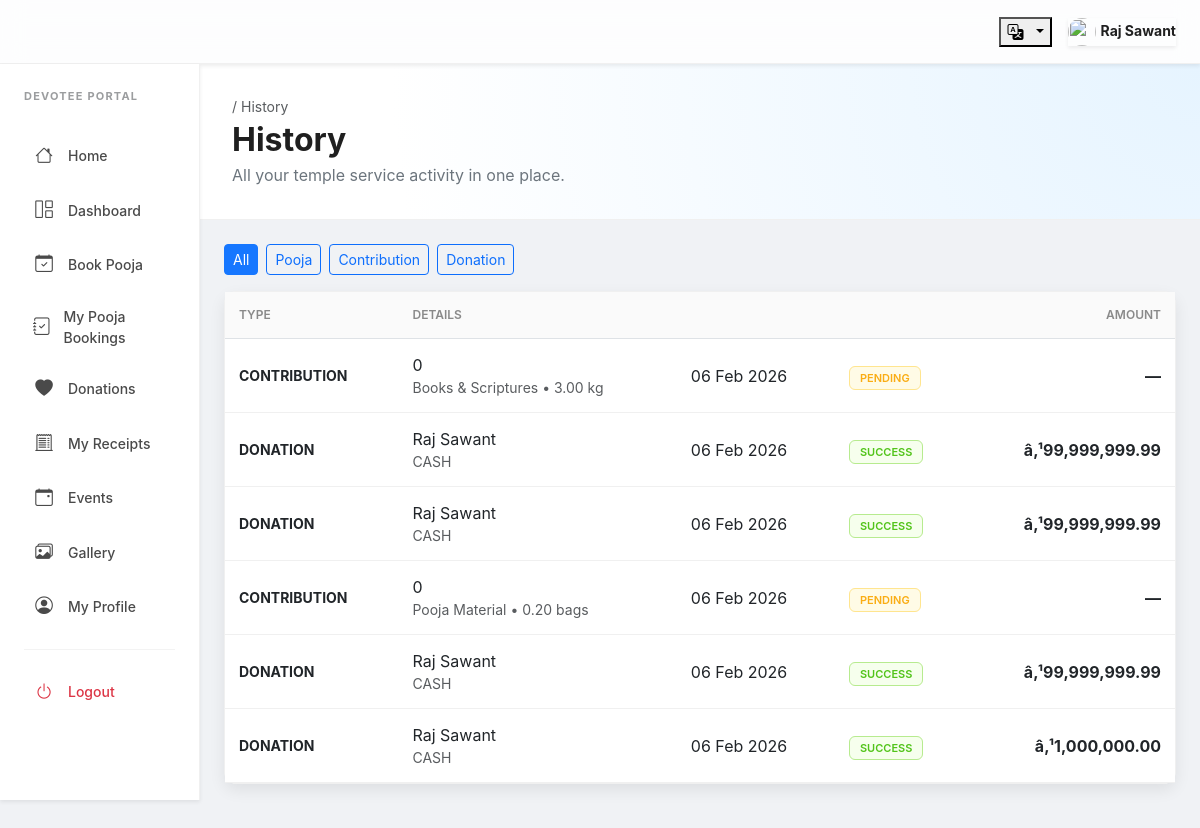
Page /users/customer/history.php (signed in) on the committed database.
### tables this page shows
CREATE TABLE `contributions` (
  `id` int(11) NOT NULL,
  `receipt_id` int(11) DEFAULT NULL,
  `added_by` int(11) DEFAULT NULL,
  `contributor_name` varchar(100) DEFAULT NULL,
  `contribution_type_id` int(11) NOT NULL,
  `title` varchar(150) NOT NULL,
  `quantity` decimal(10,2) DEFAULT NULL,
  `unit` varchar(50) DEFAULT NULL,
  `description` text DEFAULT NULL,
  `status` enum('pending','approved','rejected') DEFAULT 'pending',
  `created_at` timestamp NOT NULL DEFAULT current_timestamp()
);

CREATE TABLE `contribution_type` (
  `id` int(11) NOT NULL,
  `type` varchar(50) NOT NULL,
  `description` text DEFAULT NULL,
  `created_at` timestamp NOT NULL DEFAULT current_timestamp()
);

CREATE TABLE `payments` (
  `id` int(11) NOT NULL,
  `receipt_id` int(11) DEFAULT NULL,
  `user_id` int(11) DEFAULT NULL,
  `donor_name` varchar(100) DEFAULT NULL,
  `amount` decimal(10,2) NOT NULL,
  `note` text DEFAULT NULL,
  `payment_method` enum('upi','cash','card','netbanking') NOT NULL,
  `transaction_ref` varchar(100) DEFAULT NULL,
  `status` enum('pending','success','failed') DEFAULT 'pending',
  `created_at` timestamp NOT NULL DEFAULT current_timestamp()
);

### includes/user_avatar.php (called while the page is built, shortened)
<?php
function get_user_avatar_url(string $uploadsPrefix = ''): string
{
    $name = trim($_SESSION['user_name'] ?? 'User');
    $photo = $_SESSION['user_photo'] ?? '';
    if (!empty($photo)) {
        $prefix = $uploadsPrefix;
        return $prefix . 'uploads/users/' . basename($photo);
    }
    return 'https://ui-avatars.com/api/?name=' . urlencode($name ?: 'User') . '&background=random';
}

### includes/lang.php (called while the page is built, shortened)
<?php
$lang = $_SESSION['lang']
    ?? $_COOKIE['lang']
    ?? 'en';
$langFile = __DIR__ . "/../lang/{$lang}.php";
$t = require $langFile;

### users/customer/history.php (the view, shortened to what this page needs)
<?php
require __DIR__ . '/../../includes/lang.php';
require __DIR__ . '/../../includes/user_avatar.php';
require __DIR__ . '/../../config/db.php';
$currLang = $_SESSION['lang'] ?? 'en';
$uid = (int) ($_SESSION['user_id'] ?? 0);
$userName = $_SESSION['user_name'] ?? $t['user'];
$filter = $_GET['type'] ?? 'all';
$userPhotoUrl = get_user_avatar_url('../../');
$items = [];
if ($filter === 'all' || $filter === 'contribution') {
    $q = $con->prepare("
        SELECT c.created_at AS item_date,
               c.unit,
               c.quantity,
               c.status,
               NULL AS amount,
               c.title,
               ct.type AS subtype,
               'contribution' AS item_type
        FROM contributions c
        JOIN contribution_type ct ON ct.id = c.contribution_type_id
        WHERE c.added_by = ?
        ORDER BY c.created_at DESC
    ");
    $q->bind_param("i", $uid);
    $q->execute();
    $res = $q->get_result();
    while ($row = $res->fetch_assoc()) {
        $items[] = $row;
    }
}
if ($filter === 'all' || $filter === 'donation') {
    $q = $con->prepare("
        SELECT p.created_at AS item_date,
               p.status,
               p.amount,
               p.donor_name AS title,
               p.payment_method,
               'donation' AS item_type
        FROM payments p
        WHERE p.user_id = ?
        ORDER BY p.created_at DESC
    ");
    $q->bind_param("i", $uid);
    $q->execute();
    $res = $q->get_result();
    while ($row = $res->fetch_assoc()) {
        $items[] = $row;
    }
}
usort($items, function ($a, $b) {
    return strtotime($b['item_date']) <=> strtotime($a['item_date']);
});
?>
<!DOCTYPE html>
<html lang="<?php echo $currLang; ?>">
<head>
    <link href="https://cdn.jsdelivr.net/npm/bootstrap@5.3.0/dist/css/bootstrap.min.css" rel="stylesheet">
    <link rel="stylesheet" href="https://cdn.jsdelivr.net/npm/bootstrap-icons@1.10.5/font/bootstrap-icons.css">
    <link rel="stylesheet" href="customer-responsive.css">
</head>
<body>
    <header class="ant-header shadow-sm">
        <div class="container-fluid px-4 d-flex align-items-center justify-content-between">
            <div class="d-flex align-items-center gap-3">
                <div class="dropdown">
                    <button class="lang-btn dropdown-toggle" type="button" data-bs-toggle="dropdown">
                        <i class="bi bi-translate me-1"></i>
                    </button>
                </div>
            <div class="user-pill shadow-sm">
                    <img src="<?= htmlspecialchars($userPhotoUrl) ?>" class="rounded-circle" width="28" height="28"
                        style="object-fit: cover;">
                    <span class="small fw-bold d-none d-md-inline"><?= htmlspecialchars($userName) ?></span>
                </div>
            </div>
        </div>
    </header>
    <div class="container-fluid">
        <div class="row">
            <?php include 'sidebar.php'; ?>
            <main class="col-lg-10 p-0">
                <div class="dashboard-hero">
                    <div class="small text-muted mb-1">
                        <?php echo $t['dashboard']; ?> / <?php echo $t['history'] ?? 'History'; ?>
                    </div>
                    <h2 class="fw-bold mb-1"><?php echo $t['history'] ?? 'History'; ?></h2>
                    <p class="text-secondary mb-0"><?php echo $t['history_subtitle'] ?? 'All your temple service activity in one place.'; ?></p>
                </div>
                <div class="px-4 pb-5">
                    <div class="d-flex flex-wrap gap-2 mb-3">
                        <a class="btn btn-outline-primary btn-sm filter-btn <?= $filter === 'all' ? 'active' : '' ?>" href="?type=all">
                            <?php echo $t['all'] ?? 'All'; ?>
                        </a>
                        <a class="btn btn-outline-primary btn-sm filter-btn <?= $filter === 'pooja' ? 'active' : '' ?>" href="?type=pooja">
                            <?php echo $t['pooja'] ?? 'Pooja'; ?>
                        </a>
                        <a class="btn btn-outline-primary btn-sm filter-btn <?= $filter === 'contribution' ? 'active' : '' ?>" href="?type=contribution">
                            <?php echo $t['contribution'] ?? 'Contribution'; ?>
                        </a>
                        <a class="btn btn-outline-primary btn-sm filter-btn <?= $filter === 'donation' ? 'active' : '' ?>" href="?type=donation">
                            <?php echo $t['donations'] ?? 'Donation'; ?>
                        </a>
                    </div>
                    <div class="ant-card">
                        <div class="table-responsive">
                            <table class="table ant-table mb-0 table-responsive-stack">
                                <thead>
                                    <tr>
                                        <th><?php echo $t['type'] ?? 'Type'; ?></th>
                                        <th><?php echo $t['details'] ?? 'Details'; ?></th>
                                        <th><?php echo $t['date']; ?></th>
                                        <th><?php echo $t['status']; ?></th>
                                        <th class="text-end"><?php echo $t['amount'] ?? 'Amount'; ?></th>
                                    </tr>
                                </thead>
                                <tbody>
                                    <?php if (!empty($items)): ?>
                                        <?php foreach ($items as $row): ?>
                                            <?php
                                            $statusKey = strtolower($row['status'] ?? 'pending');
                                            $statusClass = match ($statusKey) {
                                                'paid', 'completed', 'success' => 'status-success',
                                                'approved' => 'status-approved',
                                                'failed', 'rejected', 'cancelled' => 'status-failed',
                                                default => 'status-pending'
                                            };
                                            ?>
                                            <tr>
                                                <td data-label="<?php echo $t['type'] ?? 'Type'; ?>" class="fw-bold text-uppercase small">
                                                    <?php
                                                    echo $row['item_type'] === 'pooja'
                                                        ? ($t['pooja'] ?? 'Pooja')
                                                        : ($row['item_type'] === 'contribution' ? ($t['contribution'] ?? 'Contribution') : ($t['donations'] ?? 'Donation'));
                                                    ?>
                                                </td>
                                                <td data-label="<?php echo $t['details'] ?? 'Details'; ?>">
                                                    <?php if ($row['item_type'] === 'pooja'): ?>
                                                        <?= htmlspecialchars($row['title']) ?>
                                                        <div class="small text-muted">
                                                            <?= ucfirst($row['time_slot'] ?? $t['not_available']) ?>
                                                        </div>
                                                    <?php elseif ($row['item_type'] === 'contribution'): ?>
                                                        <?= htmlspecialchars($row['title']) ?>
                                                        <div class="small text-muted">
                                                            <?= htmlspecialchars($row['subtype'] ?? '') ?>
                                                            <?= ($row['quantity'] ?? '') !== '' ? '• ' . $row['quantity'] . ' ' . ($row['unit'] ?? '') : '' ?>
                                                        </div>
                                                    <?php else: ?>
                                                        <?= htmlspecialchars($row['title'] ?? ($t['donation'] ?? 'Donation')) ?>
                                                        <div class="small text-muted">
                                                            <?= htmlspecialchars(strtoupper($row['payment_method'] ?? '')) ?>
                                                        </div>
                                                    <?php endif; ?>
                                                </td>
                                                <td data-label="<?php echo $t['date']; ?>"><?= date('d M Y', strtotime($row['item_date'])) ?></td>
                                                <td data-label="<?php echo $t['status']; ?>">
                                                    <span class="status-pill <?php echo $statusClass; ?>">
                                                        <?= ucfirst($row['status'] ?? $t['pending']) ?>
                                                    </span>
                                                </td>
                                                <td data-label="<?php echo $t['amount'] ?? 'Amount'; ?>" class="text-end fw-bold">
                                                    <?php if (!empty($row['amount'])): ?>
                                                        â‚¹<?= number_format((float) $row['amount'], 2) ?>
                                                    <?php else: ?>
                                                        —
                                                    <?php endif; ?>
                                                </td>
                                            </tr>
                                        <?php endforeach; ?>
                                    <?php endif; ?>
                                </tbody>
                            </table>
                        </div>
                    </div>
                </div>
            </main>
        </div>
    </div>
</body>
</html>

### users/customer/customer-responsive.css (style rules this page uses)
* { box-sizing: border-box; }
img, svg, video { max-width: 100%; height: auto; }
body { overflow-x: hidden; }
.user-pill img { width: 28px; height: 28px; border-radius: 50%; object-fit: cover; }

### css/sidebar.css (style rules this page uses)
:root { --sb-width: 280px; --sb-bg: #ffffff; --sb-hover-bg: #f3f3f3; --sb-active-bg: #e6f4ff; --sb-active-text: #1677ff; --sb-text: #4a4a4a; --sb-text-hover: #000000; --sb-border-color: #f0f0f0; --sb-radius: 8px; --sb-transition: all 0.25s ease-in-out; --sb-top-offset: 0px; }

### users/customer/history.php (style rules this page uses)
:root { --ant-primary: #1677ff; --ant-bg-layout: #f0f2f5; --ant-border-color: #f0f0f0; --ant-text: rgba(0, 0, 0, 0.88); --ant-text-sec: rgba(0, 0, 0, 0.45); --ant-radius: 12px; --ant-shadow: 0 6px 16px 0 rgba(0, 0, 0, 0.08); }
body { font-family: -apple-system, BlinkMacSystemFont, 'Segoe UI', Roboto, sans-serif; background-color: var(--ant-bg-layout); color: var(--ant-text); }
.ant-header { background: rgba(255, 255, 255, 0.85); backdrop-filter: blur(12px); height: 64px; display: flex; align-items: center; border-bottom: 1px solid var(--ant-border-color); position: sticky; top: 0; z-index: 1000; }
.dashboard-hero { background: radial-gradient(circle at top right, #e6f4ff 0%, #ffffff 80%); padding: 32px; border-bottom: 1px solid var(--ant-border-color); margin-bottom: 24px; }
.ant-card { background: #fff; border: 1px solid var(--ant-border-color); border-radius: var(--ant-radius); box-shadow: var(--ant-shadow); }
.ant-table th { background: #fafafa; font-weight: 600; padding: 14px; font-size: 12px; color: var(--ant-text-sec); text-transform: uppercase; }
.ant-table td { padding: 14px; border-bottom: 1px solid var(--ant-border-color); vertical-align: middle; }
.filter-btn.active { background: var(--ant-primary); color: #fff; border-color: var(--ant-primary); }
.status-pill { font-size: 11px; font-weight: 600; padding: 4px 10px; border-radius: 6px; text-transform: uppercase; }
.status-success, .status-approved { background: #f6ffed; color: #52c41a; border: 1px solid #b7eb8f; }
.status-pending { background: #fffbe6; color: #faad14; border: 1px solid #ffe58f; }

### users/customer/sidebar.php (style rules this page uses)
:root { --sb-top-offset: 64px; }

### rows in the picture
contributions: title "0", contribution_type.type "Books & Scriptures", quantity "3.00", unit "kg", created_at "06 Feb 2026", status "PENDING"
payments: donor_name "Raj Sawant", payment_method "CASH", created_at "06 Feb 2026", status "SUCCESS", amount "99,999,999.99"
payments: donor_name "Raj Sawant", payment_method "CASH", created_at "06 Feb 2026", status "SUCCESS", amount "99,999,999.99"
contributions: title "0", contribution_type.type "Pooja Material", quantity "0.20", unit "bags", created_at "06 Feb 2026", status "PENDING"
payments: donor_name "Raj Sawant", payment_method "CASH", created_at "06 Feb 2026", status "SUCCESS", amount "99,999,999.99"
payments: donor_name "Raj Sawant", payment_method "CASH", created_at "06 Feb 2026", status "SUCCESS", amount "1,000,000.00"

### other values in the picture
$userName "Raj Sawant"
$t['devotee_portal'] "DEVOTEE PORTAL"
$t['home'] "Home"
$t['dashboard'] "Dashboard"
$t['book_pooja'] "Book Pooja"
$t['pooja_history'] "My Pooja Bookings"
$t['donations'] "Donations"
$t['my_receipts'] "My Receipts"
$t['events'] "Events"
$t['gallery'] "Gallery"
$t['my_profile'] "My Profile"
$t['logout'] "Logout"
$t['history'] "History"
$t['history_subtitle'] "All your temple service activity in one place."
$t['all'] "All"
